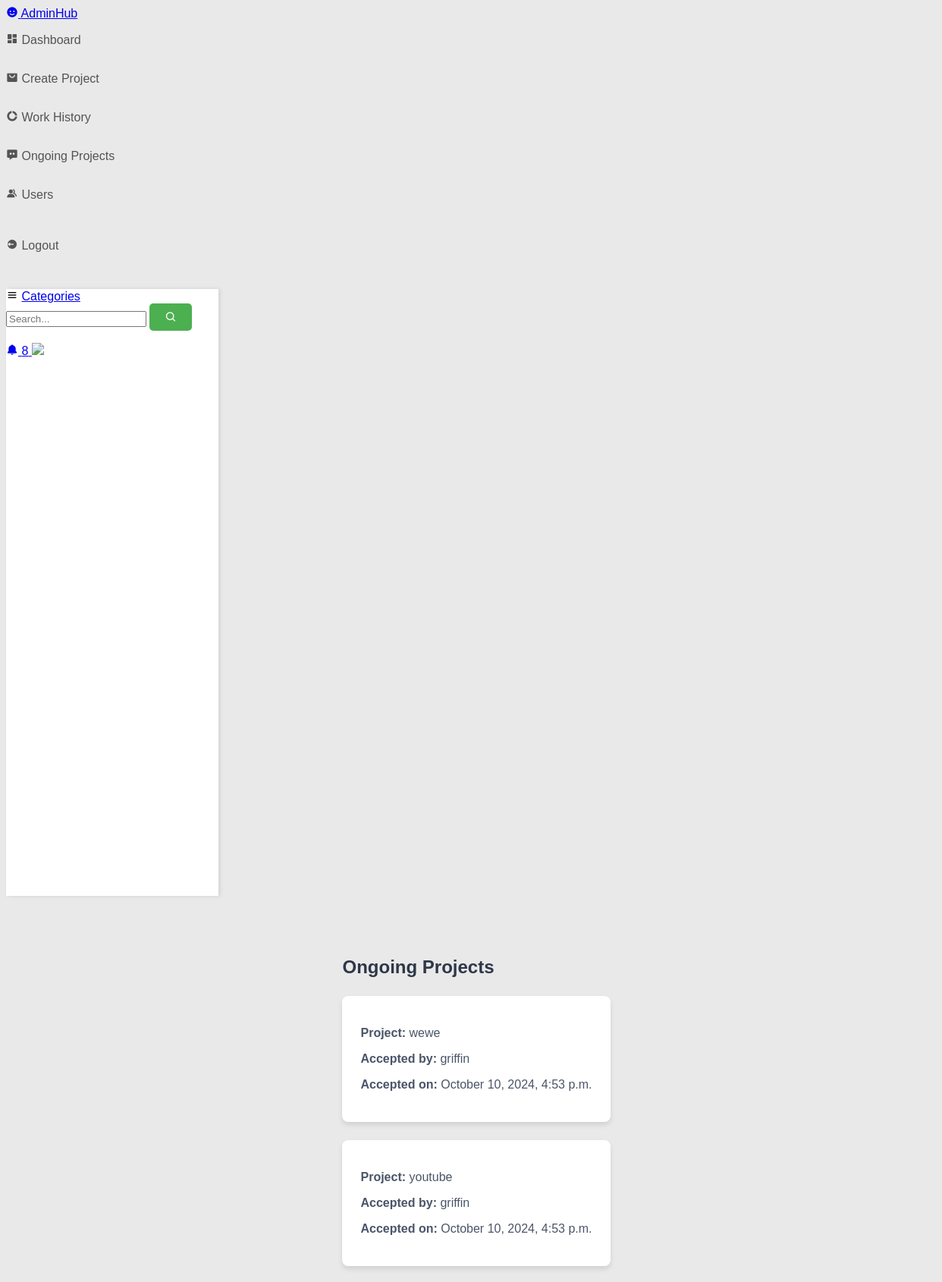
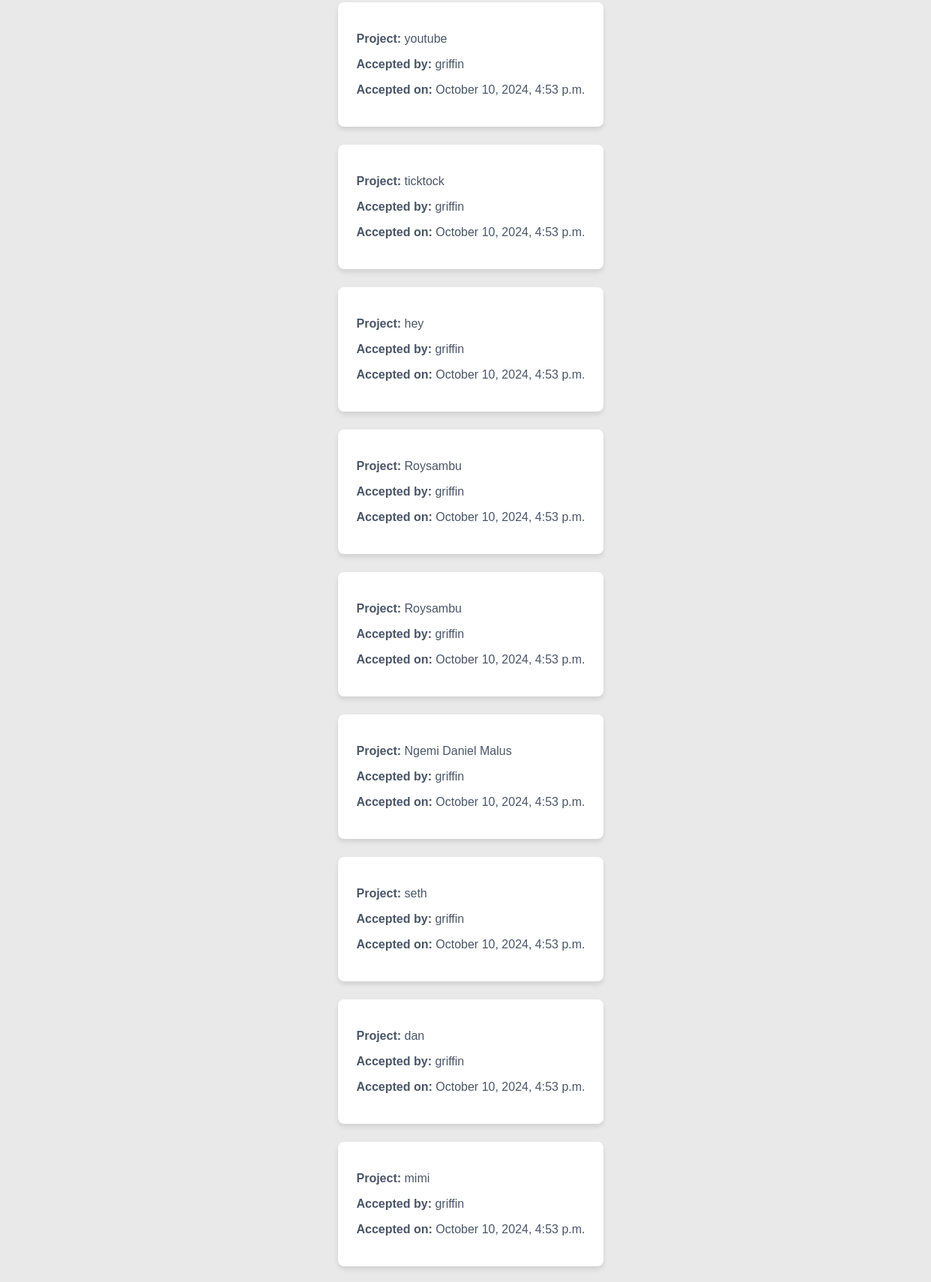
Screenshot of /griffin/ongoing-projects/ (signed in, upper part) with the database file from the repository (2 pictures, top to bottom).
### base/models.py (models this page shows, shortened)
class UserProject(models.Model):
    user = models.ForeignKey(User, on_delete=models.CASCADE)
    project = models.ForeignKey(Project, on_delete=models.CASCADE)
    accepted_at = models.DateTimeField(auto_now_add=True)
    STATUS_CHOICES = [
        ('available', 'available'),
        ('ongoing', 'Ongoing'),
        ('completed', 'Completed'),
        ('on-hold', 'On Hold'),
    ]
    status = models.CharField(max_length=20, choices=STATUS_CHOICES, default='ongoing')
    accepted = models.BooleanField(default=False)
    completed_on = models.DateTimeField(auto_now_add=True)  # Allow null if not yet completed

### griffin/models.py (models this page shows, shortened)
class Project(models.Model):
    name = models.CharField(max_length=255)
    description = models.TextField()
    deadline = models.DateField()
    file = models.FileField(upload_to='projects/files/', blank=True, null=True)
    created_at = models.DateTimeField(default=timezone.now)  # Set default to current time
    updated_at = models.DateTimeField(auto_now=True)

### griffin/views.py (the view)
# urls.py: path('ongoing-projects/', views.ongoing_projects_view, name='ongoing_projects_view'),
@user_passes_test(lambda u: u.is_staff, login_url='staff_login')
@login_required(login_url='staff_login')
def ongoing_projects_view(request):
    ongoing_projects = UserProject.objects.filter(user=request.user, status='ongoing')
    return render(request, 'griffin/continue.html', {'ongoing_projects': ongoing_projects})

### griffin/templates/griffin/continue.html
{% extends 'griffin/main.html' %}
{% block content %}
<div style="max-width: 800px; margin: 0 auto; padding: 40px 24px;">
    <h2 style="font-size: 1.5rem; font-weight: bold; color: #2d3748; margin-bottom: 24px;">Ongoing Projects</h2>
    {% if ongoing_projects %}
        <ul style="list-style: none; padding: 0; margin: 0;">
            {% for user_project in ongoing_projects %}
                <li style="background-color: white; padding: 24px; border-radius: 8px; box-shadow: 0 4px 6px rgba(0, 0, 0, 0.1); transition: transform 0.2s; margin-bottom: 24px; cursor: pointer;"
                    onmouseover="this.style.transform='scale(1.05)'"
                    onmouseout="this.style.transform='scale(1)'">
                    <div style="color: #4a5568;">
                        <p><strong>Project:</strong> {{ user_project.project.name }}</p>
                        <p><strong>Accepted by:</strong> {{ user_project.user.username }}</p>
                        <p><strong>Accepted on:</strong> {{ user_project.accepted_at|date:"F j, Y, g:i a" }}</p>
                    </div>
                </li>
            {% endfor %}
        </ul>
    {% else %}
        <p style="font-size: 1.125rem; color: #a0aec0;">You have no ongoing projects at the moment.</p>
    {% endif %}
</div>
{% endblock %}

### base/static/base/style.css (style rules this page uses)
body { background: rgb(233, 233, 233); font-family: "Poppins", sans-serif; }
ul { list-style: none; padding: 0; }
li { padding-bottom: 2rem; }

### rows the page displays
UserProject: project.name "wewe", user.username "griffin", accepted_at "October 10, 2024, 4:53 p.m."
UserProject: project.name "youtube", user.username "griffin", accepted_at "October 10, 2024, 4:53 p.m."
UserProject: project.name "youtube", user.username "griffin", accepted_at "October 10, 2024, 4:53 p.m."
UserProject: project.name "ticktock", user.username "griffin", accepted_at "October 10, 2024, 4:53 p.m."
UserProject: project.name "hey", user.username "griffin", accepted_at "October 10, 2024, 4:53 p.m."
UserProject: project.name "Roysambu", user.username "griffin", accepted_at "October 10, 2024, 4:53 p.m."
UserProject: project.name "Roysambu", user.username "griffin", accepted_at "October 10, 2024, 4:53 p.m."
UserProject: project.name "Ngemi Daniel Malus", user.username "griffin", accepted_at "October 10, 2024, 4:53 p.m."
UserProject: project.name "seth", user.username "griffin", accepted_at "October 10, 2024, 4:53 p.m."
UserProject: project.name "dan", user.username "griffin", accepted_at "October 10, 2024, 4:53 p.m."
UserProject: project.name "mimi", user.username "griffin", accepted_at "October 10, 2024, 4:53 p.m."
